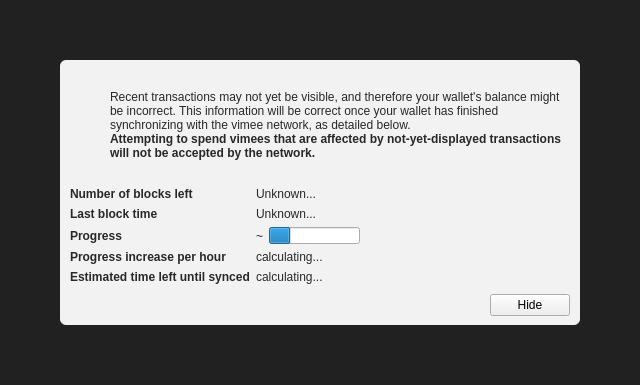
<?xml version="1.0" encoding="UTF-8"?>
<ui version="4.0">
 <class>ModalOverlay</class>
 <widget class="ModalOverlay" name="ModalOverlay">
  <property name="geometry">
   <rect>
    <x>0</x>
    <y>0</y>
    <width>640</width>
    <height>385</height>
   </rect>
  </property>
  <property name="windowTitle">
   <string>Form</string>
  </property>
  <layout class="QVBoxLayout" name="verticalLayout" stretch="0">
   <property name="sizeConstraint">
    <enum>QLayout::SetDefaultConstraint</enum>
   </property>
   <property name="leftMargin">
    <number>0</number>
   </property>
   <property name="topMargin">
    <number>0</number>
   </property>
   <property name="rightMargin">
    <number>0</number>
   </property>
   <property name="bottomMargin">
    <number>0</number>
   </property>
   <item>
    <widget class="QWidget" name="bgWidget" native="true">
     <property name="styleSheet">
      <string notr="true">#bgWidget { background: rgba(0,0,0,220); }</string>
     </property>
     <layout class="QVBoxLayout" name="verticalLayoutMain" stretch="1">
      <property name="leftMargin">
       <number>60</number>
      </property>
      <property name="topMargin">
       <number>60</number>
      </property>
      <property name="rightMargin">
       <number>60</number>
      </property>
      <property name="bottomMargin">
       <number>60</number>
      </property>
      <item>
       <widget class="QWidget" name="contentWidget" native="true">
        <property name="styleSheet">
         <string notr="true">#contentWidget { background: rgba(255,255,255,240); border-radius: 6px; }

QLabel { color: rgb(40,40,40);  }</string>
        </property>
        <layout class="QVBoxLayout" name="verticalLayoutSub" stretch="1,0,0,0">
         <property name="spacing">
          <number>0</number>
         </property>
         <property name="leftMargin">
          <number>10</number>
         </property>
         <property name="topMargin">
          <number>10</number>
         </property>
         <property name="rightMargin">
          <number>10</number>
         </property>
         <property name="bottomMargin">
          <number>10</number>
         </property>
         <item>
          <layout class="QHBoxLayout" name="horizontalLayoutIconText" stretch="0,1">
           <property name="topMargin">
            <number>20</number>
           </property>
           <item>
            <layout class="QVBoxLayout" name="verticalLayoutIcon">
             <property name="leftMargin">
              <number>0</number>
             </property>
             <item>
              <widget class="QPushButton" name="warningIcon">
               <property name="enabled">
                <bool>false</bool>
               </property>
               <property name="text">
                <string/>
               </property>
               <property name="icon">
                <iconset>
                 <normaloff>:/icons/warning</normaloff>
                 <disabledoff>:/icons/warning</disabledoff>:/icons/warning</iconset>
               </property>
               <property name="iconSize">
                <size>
                 <width>48</width>
                 <height>48</height>
                </size>
               </property>
               <property name="flat">
                <bool>true</bool>
               </property>
              </widget>
             </item>
             <item>
              <spacer name="verticalSpacerWarningIcon">
               <property name="orientation">
                <enum>Qt::Vertical</enum>
               </property>
               <property name="sizeHint" stdset="0">
                <size>
                 <width>20</width>
                 <height>40</height>
                </size>
               </property>
              </spacer>
             </item>
            </layout>
           </item>
           <item>
            <layout class="QVBoxLayout" name="verticalLayoutInfoText">
             <property name="leftMargin">
              <number>0</number>
             </property>
             <property name="topMargin">
              <number>0</number>
             </property>
             <item>
              <widget class="QLabel" name="infoText">
               <property name="text">
                <string>Recent transactions may not yet be visible, and therefore your wallet's balance might be incorrect. This information will be correct once your wallet has finished synchronizing with the vimee network, as detailed below.</string>
               </property>
               <property name="textFormat">
                <enum>Qt::RichText</enum>
               </property>
               <property name="wordWrap">
                <bool>true</bool>
               </property>
              </widget>
             </item>
             <item>
              <widget class="QLabel" name="infoTextStrong">
               <property name="font">
                <font>
                 <weight>75</weight>
                 <bold>true</bold>
                </font>
               </property>
               <property name="text">
                <string>Attempting to spend vimees that are affected by not-yet-displayed transactions will not be accepted by the network.</string>
               </property>
               <property name="textFormat">
                <enum>Qt::RichText</enum>
               </property>
               <property name="wordWrap">
                <bool>true</bool>
               </property>
              </widget>
             </item>
             <item>
              <spacer name="verticalSpacerInTextSpace">
               <property name="orientation">
                <enum>Qt::Vertical</enum>
               </property>
               <property name="sizeHint" stdset="0">
                <size>
                 <width>20</width>
                 <height>40</height>
                </size>
               </property>
              </spacer>
             </item>
            </layout>
           </item>
          </layout>
         </item>
         <item>
          <spacer name="verticalSpacerAfterText">
           <property name="orientation">
            <enum>Qt::Vertical</enum>
           </property>
           <property name="sizeHint" stdset="0">
            <size>
             <width>20</width>
             <height>40</height>
            </size>
           </property>
          </spacer>
         </item>
         <item>
          <layout class="QFormLayout" name="formLayout">
           <property name="fieldGrowthPolicy">
            <enum>QFormLayout::FieldsStayAtSizeHint</enum>
           </property>
           <property name="horizontalSpacing">
            <number>6</number>
           </property>
           <property name="verticalSpacing">
            <number>6</number>
           </property>
           <property name="topMargin">
            <number>10</number>
           </property>
           <item row="0" column="0">
            <widget class="QLabel" name="labelNumberOfBlocksLeft">
             <property name="font">
              <font>
               <weight>75</weight>
               <bold>true</bold>
              </font>
             </property>
             <property name="text">
              <string>Number of blocks left</string>
             </property>
            </widget>
           </item>
           <item row="0" column="1">
            <widget class="QLabel" name="numberOfBlocksLeft">
             <property name="text">
              <string>Unknown...</string>
             </property>
            </widget>
           </item>
           <item row="1" column="0">
            <widget class="QLabel" name="labelLastBlockTime">
             <property name="font">
              <font>
               <weight>75</weight>
               <bold>true</bold>
              </font>
             </property>
             <property name="text">
              <string>Last block time</string>
             </property>
            </widget>
           </item>
           <item row="1" column="1">
            <widget class="QLabel" name="newestBlockDate">
             <property name="sizePolicy">
              <sizepolicy hsizetype="Maximum" vsizetype="Preferred">
               <horstretch>0</horstretch>
               <verstretch>0</verstretch>
              </sizepolicy>
             </property>
             <property name="text">
              <string>Unknown...</string>
             </property>
            </widget>
           </item>
           <item row="2" column="0">
            <widget class="QLabel" name="labelSyncDone">
             <property name="font">
              <font>
               <weight>75</weight>
               <bold>true</bold>
              </font>
             </property>
             <property name="text">
              <string>Progress</string>
             </property>
            </widget>
           </item>
           <item row="2" column="1">
            <layout class="QHBoxLayout" name="horizontalLayoutSync" stretch="0,1">
             <item>
              <widget class="QLabel" name="percentageProgress">
               <property name="text">
                <string notr="true">~</string>
               </property>
              </widget>
             </item>
             <item>
              <widget class="QProgressBar" name="progressBar">
               <property name="value">
                <number>24</number>
               </property>
               <property name="format">
                <string/>
               </property>
              </widget>
             </item>
            </layout>
           </item>
           <item row="4" column="0">
            <widget class="QLabel" name="labelProgressIncrease">
             <property name="font">
              <font>
               <weight>75</weight>
               <bold>true</bold>
              </font>
             </property>
             <property name="text">
              <string>Progress increase per hour</string>
             </property>
            </widget>
           </item>
           <item row="4" column="1">
            <widget class="QLabel" name="progressIncreasePerH">
             <property name="text">
              <string>calculating...</string>
             </property>
            </widget>
           </item>
           <item row="5" column="0">
            <widget class="QLabel" name="labelEstimatedTimeLeft">
             <property name="font">
              <font>
               <weight>75</weight>
               <bold>true</bold>
              </font>
             </property>
             <property name="text">
              <string>Estimated time left until synced</string>
             </property>
            </widget>
           </item>
           <item row="5" column="1">
            <widget class="QLabel" name="expectedTimeLeft">
             <property name="text">
              <string>calculating...</string>
             </property>
            </widget>
           </item>
          </layout>
         </item>
         <item>
          <layout class="QHBoxLayout" name="horizontalLayoutButtons">
           <property name="leftMargin">
            <number>10</number>
           </property>
           <property name="topMargin">
            <number>10</number>
           </property>
           <item>
            <spacer name="horizontalSpacer">
             <property name="orientation">
              <enum>Qt::Horizontal</enum>
             </property>
             <property name="sizeHint" stdset="0">
              <size>
               <width>40</width>
               <height>20</height>
              </size>
             </property>
            </spacer>
           </item>
           <item>
            <widget class="QPushButton" name="closeButton">
             <property name="text">
              <string>Hide</string>
             </property>
            </widget>
           </item>
          </layout>
         </item>
        </layout>
       </widget>
      </item>
     </layout>
    </widget>
   </item>
  </layout>
 </widget>
 <customwidgets>
  <customwidget>
   <class>ModalOverlay</class>
   <extends>QWidget</extends>
   <header>qt/modaloverlay.h</header>
   <container>1</container>
  </customwidget>
 </customwidgets>
 <resources/>
 <connections/>
</ui>
